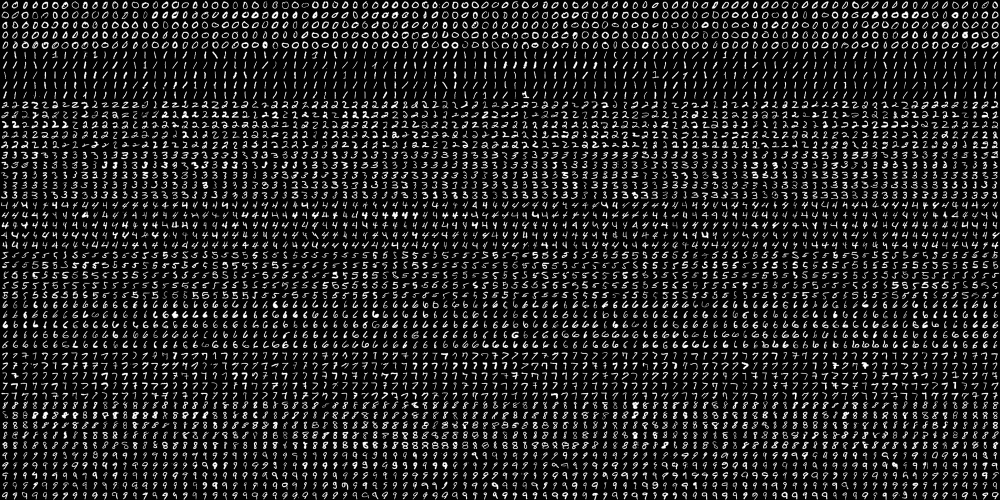
#> input picture KNN model /digits.png, 2000 x 1000 px (shown at 1/2 size)
$ jupyter execute knn_model.ipynb
#> lines starting #> are read from the running program, lines starting #| are printed output that depends on the picture
[cell 1]
from google.colab.patches import cv2_imshow
import cv2
import numpy as np
import pandas as pd
from sklearn.metrics import precision_score, recall_score, f1_score, classification_report

[cell 2]
img = cv2.imread('./digits.png')
#> img is the input picture: shape (1000, 2000, 3); min 0, max 255, mean 33.8
cv2_imshow(img)

#data preparation

[cell 3]
import numpy as np
import cv2
from matplotlib import pyplot as plt

# Define rotation angles
angles = [-10, -5, 5, 10]

# Function to apply augmentations
def augment_image(image, angles):
    rows, cols = image.shape
    augmented_images = []

    for angle in angles:
        # Rotate the image
        M = cv2.getRotationMatrix2D((cols / 2, rows / 2), angle, 1)
        rotated = cv2.warpAffine(image, M, (cols, rows))

        # Translate the image
        tx = np.random.uniform(-1, 1)
        ty = np.random.uniform(-1, 1)
        M = np.float32([[1, 0, tx], [0, 1, ty]])
        translated = cv2.warpAffine(rotated, M, (cols, rows))

        # Add random noise
        noise = np.random.randn(rows, cols) * 5
        noisy = translated + noise
        noisy = np.clip(noisy, 0, 255)

        augmented_images.append(noisy.astype(np.uint8))

    return augmented_images

# Load the digits image
img = cv2.imread('./digits.png')

# Check if the image was loaded successfully
if img is None:
    print("Error: Could not load image . Please check the file path.")
else:
    gray = cv2.cvtColor(img, cv2.COLOR_BGR2GRAY)

    # Split the image into 5000 cells, each 20x20 size
    cells = [np.hsplit(row, 100) for row in np.vsplit(gray, 50)]
#> cells = 50 items
    x = np.array(cells)

    # Prepare train_data and test_data
    train = x[:, :50].reshape(-1, 400).astype(np.float32)
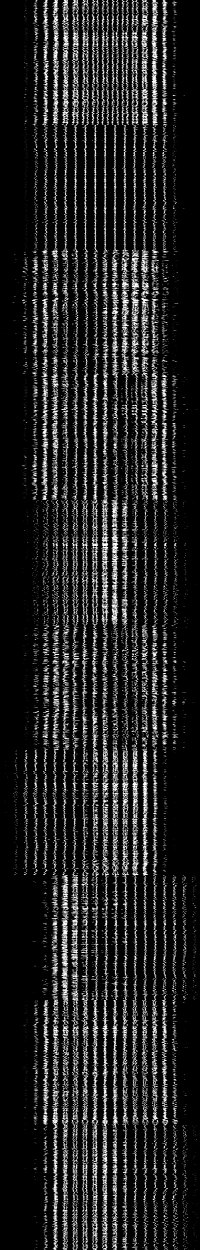
#> train: shape (2500, 400) float32 (shown at 1/2 size); min 0, max 255, mean 33.8
    test = x[:, 50:100].reshape(-1, 400).astype(np.float32)
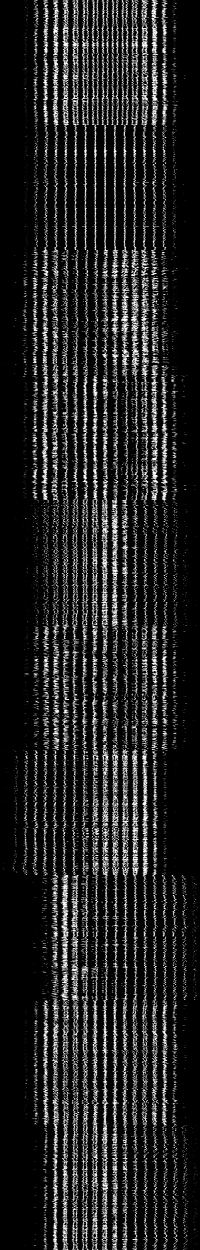
#> test: shape (2500, 400) float32 (shown at 1/2 size); min 0, max 255, mean 33.8

    # Apply data augmentation to training data
    augmented_train = []
    for img in train:
        img_reshaped = img.reshape(20, 20)
        augmented_images = augment_image(img_reshaped, angles)
        for aug_img in augmented_images:
            augmented_train.append(aug_img.reshape(-1))
#> this loop made 2500 passes
#> pass 1, `img_reshaped = img.reshape(20, 20)`:
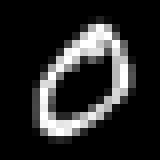
#> img_reshaped: shape (20, 20) float32 (shown 8 times larger); min 0, max 255, mean 40.1
#> pass 3, `img_reshaped = img.reshape(20, 20)`:
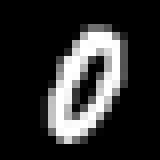
#> img_reshaped: shape (20, 20) float32 (shown 8 times larger); min 0, max 255, mean 46.7
#> after the loop:
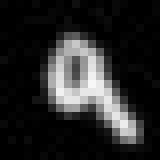
#> aug_img: shape (20, 20) (shown 8 times larger); min 0, max 247, mean 39
#> after the loop:
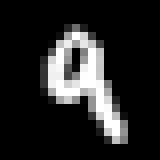
#> img_reshaped: shape (20, 20) float32 (shown 8 times larger); min 0, max 255, mean 37.7
#> after the loop, augmented_train = 10000 items
    augmented_train = np.array(augmented_train, dtype=np.float32)
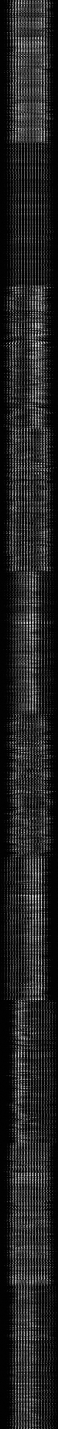
#> augmented_train: shape (10000, 400) float32 (shown at 1/7 size); min 0, max 255, mean 34.8

    # Create labels for train and test data
    k = np.arange(10)
    train_labels = np.repeat(k, 250)[:, np.newaxis]
    augmented_train_labels = np.repeat(train_labels, len(angles), axis=0)  # Repeat labels for augmented data

    test_labels = train_labels.copy()

#model training

[cell 4]
# Train kNN
knn = cv2.ml.KNearest_create()
knn.train(augmented_train, cv2.ml.ROW_SAMPLE, augmented_train_labels)
#> Out = True

#model evaluation

[cell 5]
ret, results, neighbours, dist = knn.findNearest(test, k=5)
#> ret = 0; results = 2500 values, max 9 at index 111, min 0 at index 0, mean 4.54; neighbours = 2500 rows, first 6: [0, 0, 0, 0, 0], [0, 0, 0, 0, 0], [0, 0, 0, 0, 0], [0, 0, 0, 0, 0], [0, 0, 0, 0, 0], [0, 0, 0, 0, 0]; dist = 2500 rows, first 6: [542449, 626166, 652108, 673770, 688045], [730971, 803518, 832059, 839494, 934674], [487160, 516078, 685367, 695869, 727566], [568226, 619537, 700420, 800715, 879620], [649500, 652814, 712741, 714631, 738506], [471769, 624243, 627076, 674247, 711810]

[cell 6]
# Check accuracy
matches = results == test_labels
correct = np.count_nonzero(matches)
#> correct = 2365
accuracy = correct * 100.0 / results.size
#> accuracy = 94.6
print(f'Accuracy: {accuracy}%')
#| Accuracy: 94.6%

# Save the trained data
np.savez('knn_data.npz', train=augmented_train, train_labels=augmented_train_labels)

[cell 7]
# Calculate precision, recall, and F1 score
precision = precision_score(test_labels, results, average='weighted')
#> precision = 0.948
recall = recall_score(test_labels, results, average='weighted')
#> recall = 0.946
f1 = f1_score(test_labels, results, average='weighted')
#> f1 = 0.946

print(f'Precision: {precision:.2f}')
#| Precision: 0.95
print(f'Recall: {recall:.2f}')
#| Recall: 0.95
print(f'F1 Score: {f1:.2f}')
#| F1 Score: 0.95

[cell 8]
# Create a DataFrame for the summary
summary_data = {
    'Metric': ['Accuracy', 'Precision', 'Recall', 'F1 Score'],
    'Score': [accuracy, precision, recall, f1]
}
#> summary_data = {'Metric': ['Accuracy', 'Precision', 'Recall', 'F1 Score'], 'Score': [94.6, 0.948, 0.946, 0.946]}

df_summary = pd.DataFrame(summary_data).set_index('Metric')
#> df_summary = table of 4 rows and 1 columns
import seaborn as sns
# Create a heatmap
plt.figure(figsize=(8, 4))
sns.heatmap(df_summary, annot=True, cmap='Blues', fmt='.2f', linewidths=.5)

# Set title and labels
plt.title('Model Evaluation Summary')
plt.yticks(rotation=0)  # Rotate y-axis labels to be horizontal

# Display the plot
plt.tight_layout()
plt.show()
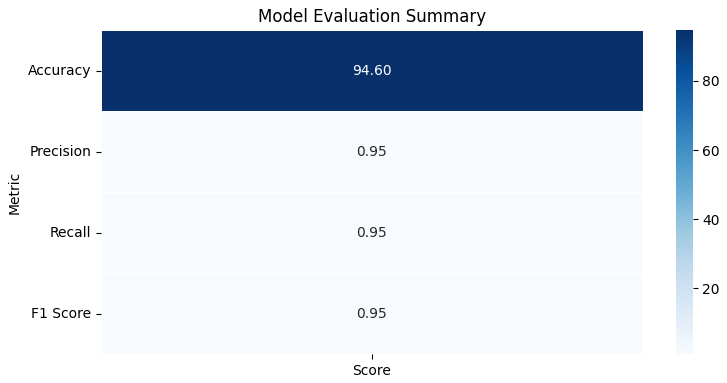
#> figure drawn by matplotlib, 2 panels

[cell 9]
report = classification_report(test_labels, results, output_dict=True)
#> report = 13 items

# Convert the report to a DataFrame for better visualization
report_df = pd.DataFrame(report).transpose()
#> report_df = table of 13 rows and 4 columns

# Plot the classification report as a table
fig, ax = plt.subplots(figsize=(12, 6))  # Adjust figsize as needed
ax.axis('tight')
ax.axis('off')

# Create the table
table = ax.table(cellText=report_df.values,
                 colLabels=report_df.columns,
                 rowLabels=report_df.index,
                 cellLoc='center',
                 loc='center',
                 rowColours=['#f5f5f5']*(len(report_df)),
                 colColours=['#d3d3d3']*len(report_df.columns),
                 bbox=[0, 0, 1, 1])

# Style the table
table.auto_set_font_size(False)
table.set_fontsize(10)
table.scale(1.2, 1.2)  # Adjust the table size

# Add title
plt.title('Classification Report', fontsize=14, weight='bold')

# Display the plot
plt.show()

[cell 10]
# Visualiser le rapport de classification en heatmap
plt.figure(figsize=(12, 8))
sns.heatmap(report_df[['precision', 'recall', 'f1-score', 'support']], annot=True, fmt='.2f', cmap='Reds', cbar=True)
plt.title('Classification Report Heatmap')
plt.show()
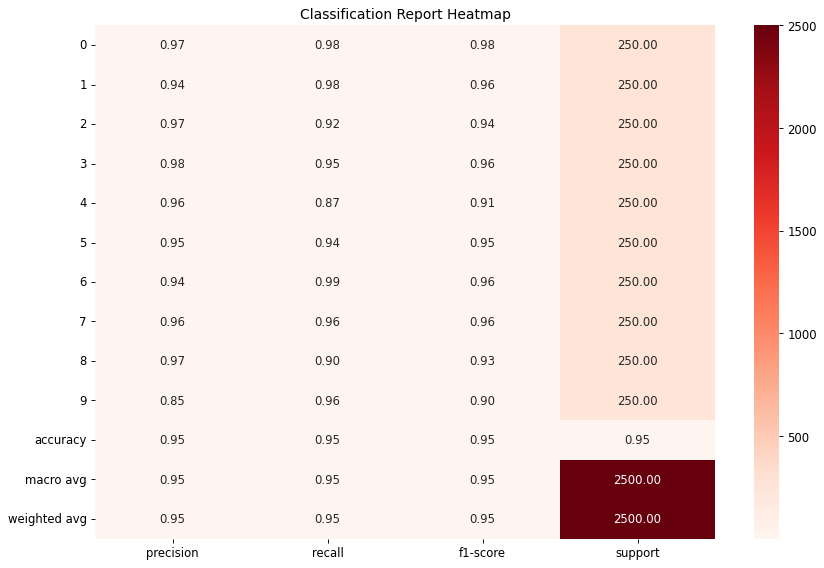
#> figure drawn by matplotlib, 2 panels

[cell 11]
from sklearn.metrics import confusion_matrix
import seaborn as sns

# Compute confusion matrix
cm = confusion_matrix(test_labels, results)

# Plot confusion matrix
plt.figure(figsize=(10, 7))
sns.heatmap(cm, annot=True, fmt='d', cmap='Reds', xticklabels=k, yticklabels=k)
plt.xlabel('Predicted Label')
plt.ylabel('True Label')
plt.title('Confusion Matrix for KNN Model')
plt.show()
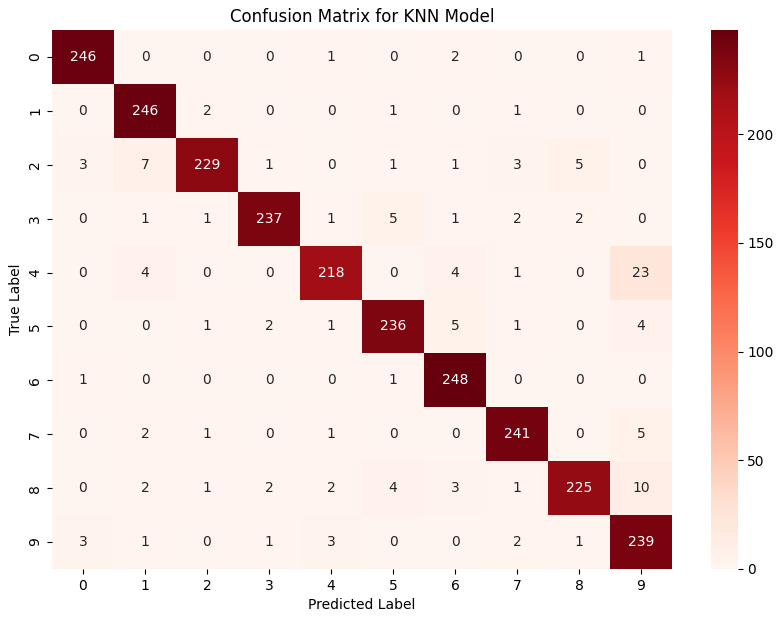
#> figure drawn by matplotlib, 2 panels
